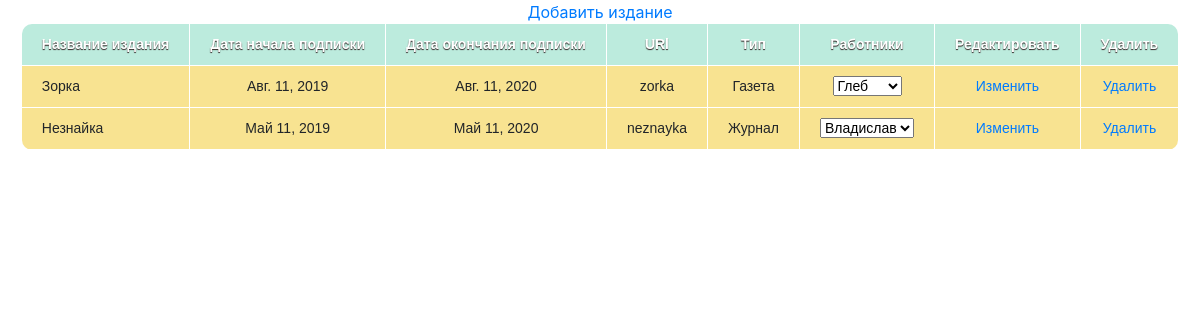
/menu/editions, run on the app's committed database.
### newspapers/models.py (models this page shows, shortened)
class Edition(models.Model):
    name_of_the_edition = models.CharField(max_length=100, verbose_name='Название газеты')
    start_data = models.DateField(verbose_name='Дата начала подписки')
    end_data = models.DateField(verbose_name='Дата конца подписки')
    slug = models.SlugField(unique=True, db_index=True, verbose_name='URL')
    worker = models.ManyToManyField(Worker)
    type = models.ForeignKey(TypeOfEdition, on_delete=models.PROTECT)
    class Meta:
        ordering = ['name_of_the_edition']
        verbose_name = 'Издание'
        verbose_name_plural = 'Издания'

class TypeOfEdition(models.Model):
    type = models.CharField(max_length=100, verbose_name='Тип')
    slug = models.SlugField(max_length=100, verbose_name='URL')
    def __str__(self):
        return f'{self.type}'
    class Meta:
        ordering = ['type']
        verbose_name = 'Тип издания'
        verbose_name_plural = 'Типы изданий'

### newspapers/views.py (the view)
# urls.py: path('editions', viewEditions.as_view(), name='editions'),
class viewEditions(ListView):
    model = Edition
    context_object_name = 'editions'
    template_name = 'all_editions.html'

### newspapers/models.py (called while the page is built)
    def __str__(self):
        return f'{self.first_name}'

### newspapers/templates/all_editions.html (shortened to what this page needs)
{% extends 'temp.html' %}
{% block body %}
    <body style="background-image: url('https://i.pinimg.com/originals/32/fd/6e/32fd6e742019beccda4acfc556820450.jpg')">
    <center>
        <a href="{% url 'add_editions' %}">Добавить издание</a>
        <table>
            <tr>
                <th>Название издания</th>
                <th>Дата начала подписки</th>
                <th>Дата окончания подписки</th>
                <th>URl</th>
                <th>Тип</th>
                <th>Работники</th>
                <th>Редактировать</th>
                <th>Удалить</th>
            </tr>
            {% for edition in editions %}
                <tr>
                    <td>{{ edition.name_of_the_edition }}</td>
                    <td>{{ edition.start_data }}</td>
                    <td>{{ edition.end_data }}</td>
                    <td>{{ edition.slug }}</td>
                    <td>{{ edition.type }}</td>
                    <td>
                    <select>
                        {% for i in edition.worker.all %}
                            <option>{{ i }}</option>
                        {% endfor %}
                            </select>
                        </td>
                    <td><a href="{% url 'edit_editions' edition.slug %}">Изменить</a></td>
                    <td><a href="{% url 'delete_editions' edition.slug %}">Удалить</a></td>
                </tr>
            {% endfor %}
        </table>
    </center>
    </body>
{% endblock %}

### newspapers/templates/temp.html (style rules this page uses)
table { font-family: "Lucida Sans Unicode", "Lucida Grande", Sans-Serif; font-size: 14px; border-radius: 10px; border-spacing: 0; text-align: center; }
th { background: #BCEBDD; color: white; text-shadow: 0 1px 1px #2D2020; padding: 10px 20px; }
th, td { border-style: solid; border-width: 0 1px 1px 0; border-color: white; }
th:first-child, td:first-child { text-align: left; }
th:first-child { border-top-left-radius: 10px; }
th:last-child { border-top-right-radius: 10px; border-right: none; }
td { padding: 10px 20px; background: #F8E391; }
tr:last-child td:first-child { border-radius: 0 0 0 10px; }
tr:last-child td:last-child { border-radius: 0 0 10px 0; }
tr td:last-child { border-right: none; }

### data on the page
Edition: name_of_the_edition "Зорка", start_data "Авг. 11, 2019", end_data "Авг. 11, 2020", slug "zorka", type "Газета"
Edition: name_of_the_edition "Незнайка", start_data "Май 11, 2019", end_data "Май 11, 2020", slug "neznayka", type "Журнал"

### other printed values
form field value "Глеб"
form field value "Владислав"
